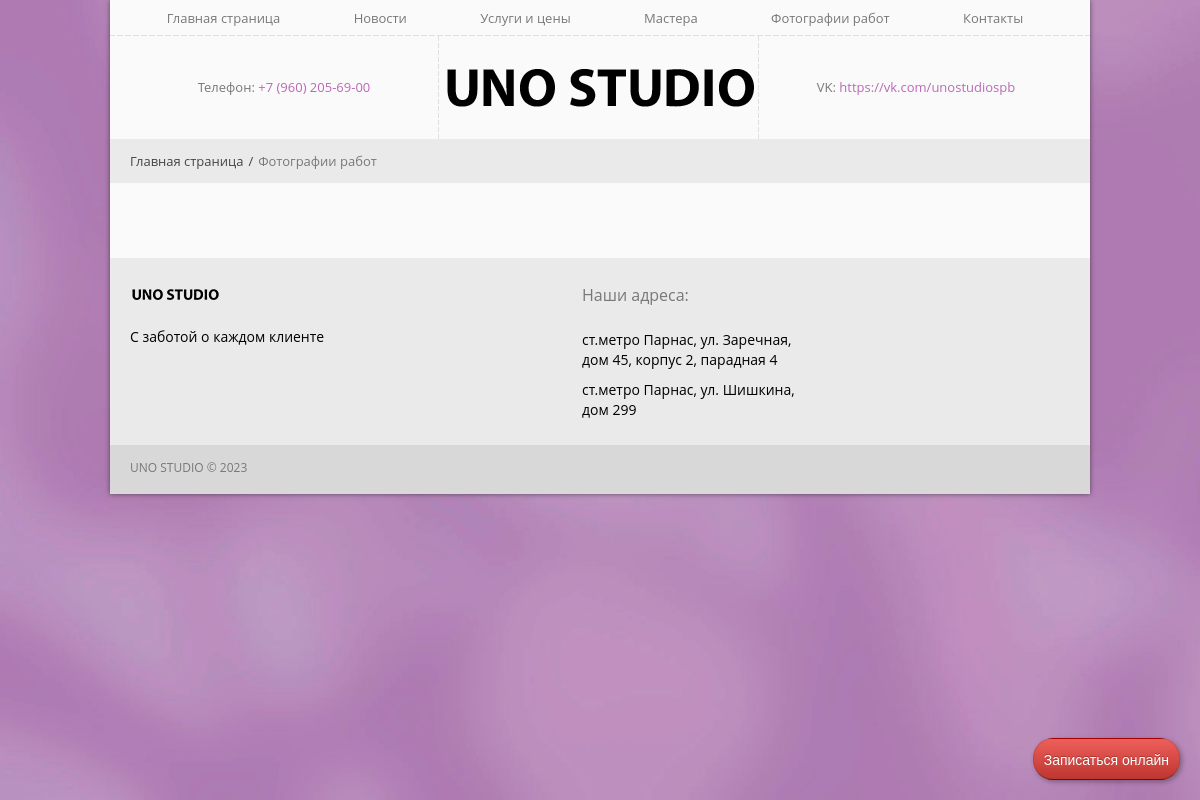
Before: /photos/ with the older database file.
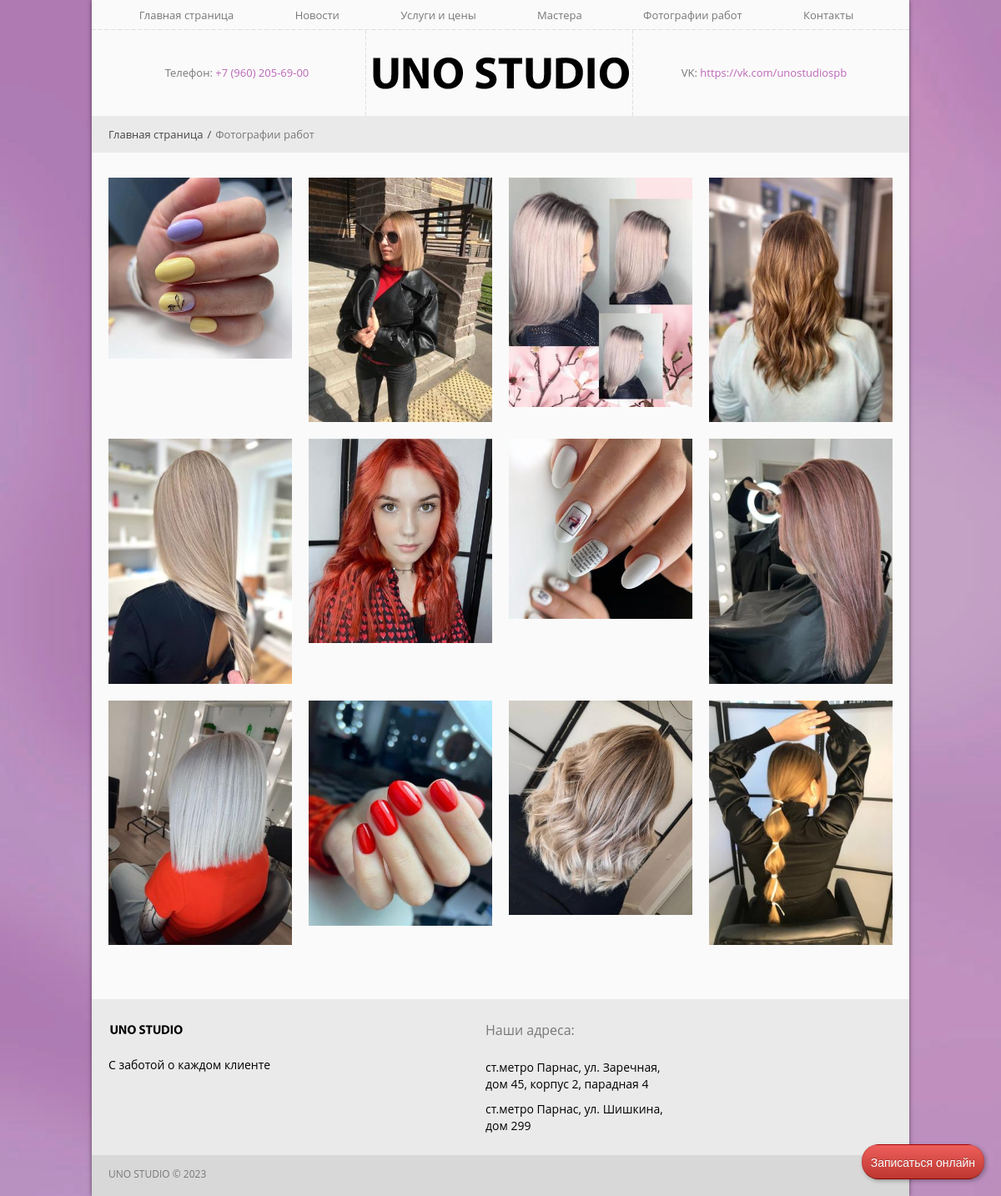
After: the same page with the newer database file.
### additional/models.py (models this page shows, shortened)
class Photos(models.Model):
    title = models.CharField(max_length=500, verbose_name='Введите заголовок')
    image = models.ImageField(upload_to='additional/images/', verbose_name='Выберите фотографию')
    date = models.DateField(auto_now_add=True)
    class Meta:
        verbose_name = 'Фотографию'
        verbose_name_plural = 'Фотографии работ'

### additional/views.py (the view)
# urls.py: path('photos/', views.photos, name='photos'),
def photos(request):
    photo_list = Photos.objects.order_by('-date')
    return render(request, 'additional/photos.html', {'photo_list': photo_list})

### additional/templates/additional/photos.html (shortened to what this page needs)
{% extends 'discount/base.html' %}
{% load static %}
{% block content %}
    <div class="page_container">
    	<div class="wrap">
        	<div class="breadcrumb">
				<div>
					<a href="{% url 'discount:index' %}">Главная страница</a><span>/</span>Фотографии работ
				</div>
			</div>
			<div class="container">
                <div id="options">
                </div>
                <div class="row">
                    <div class="projects">
                        {% for photo in photo_list %}
                        <div class="span3 element category01 height_4column" data-category="category01">
                            <div class="hover_img">
                                <img src="{{ photo.image.url }}" alt="" />
                            </div>
                        </div>
                        {% endfor %}
                    </div>
                </div>
            </div>
        </div>
    </div>
{% endblock %}

Changed rows visible on the page:
added Photos: image (picture)
added Photos: image (picture)
added Photos: image (picture)
added Photos: image (picture)
added Photos: image (picture)
added Photos: image (picture)
added Photos: image (picture)
added Photos: image (picture)
added Photos: image (picture)
added Photos: image (picture)
added Photos: image (picture)
added Photos: image (picture)
